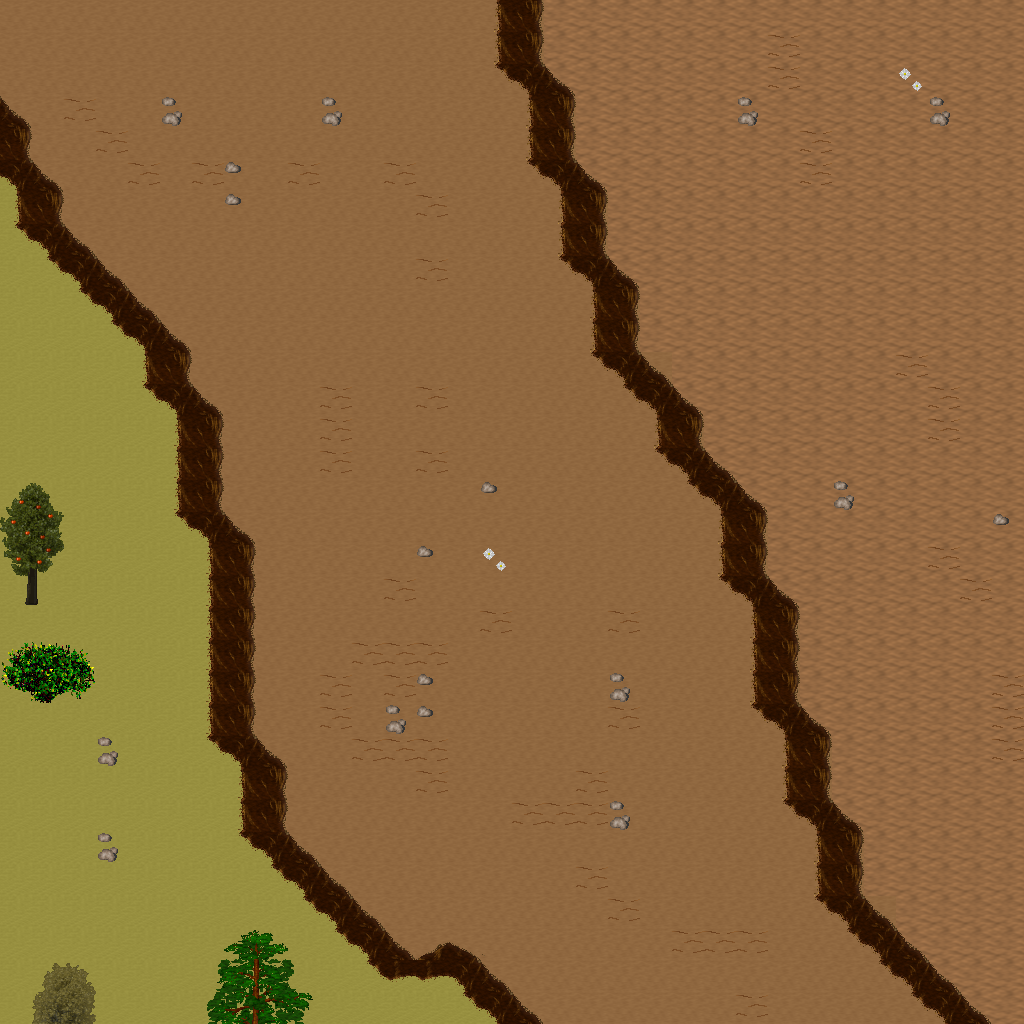

A 2D game scene composited from a Tiled map and its tileset images. What follows is a short description and the map's XML, with each tile layer's data collapsed to a summary:
An orthogonal 32x32 tile map with 32x32 px tiles, 5 tile layers (Ground, Objects, Objects2, Above, ...), 1 hidden layer not drawn, 17 tilesets.

<map version="1.10" tiledversion="1.11.0" orientation="orthogonal" renderorder="right-down" width="32" height="32" tilewidth="32" tileheight="32" infinite="0" nextlayerid="11" nextobjectid="1">
 <tileset firstgid="1" name="ground_ground" tilewidth="32" tileheight="32" tilecount="33" columns="3">
  <image source="../drawable/ground_ground.png" width="96" height="352" />
 </tileset>
 <tileset firstgid="34" name="ground_rock_pebbles" tilewidth="32" tileheight="32" tilecount="3" columns="1">
  <image source="../drawable/ground_rock_pebbles.png" width="32" height="96" />
 </tileset>
 <tileset firstgid="37" name="ground_grass_edges" tilewidth="32" tileheight="32" tilecount="36" columns="12">
  <image source="../drawable/ground_grass_edges.png" width="384" height="96" />
 </tileset>
 <tileset firstgid="73" name="plant_flower_daisy_white" tilewidth="32" tileheight="32" tilecount="8" columns="2">
  <image source="../drawable/plant_flower_daisy_white.png" width="64" height="128" />
 </tileset>
 <tileset firstgid="81" name="ground_ridge_earth_dark" tilewidth="32" tileheight="32" tilecount="96" columns="12">
  <image source="../drawable/ground_ridge_earth_dark.png" width="384" height="256" />
 </tileset>
 <tileset firstgid="177" name="plant_grasses" tilewidth="32" tileheight="32" tilecount="6" columns="3">
  <image source="../drawable/plant_grasses.png" width="96" height="64" />
 </tileset>
 <tileset firstgid="183" name="ground_earth_edges" tilewidth="32" tileheight="32" tilecount="18" columns="6">
  <image source="../drawable/ground_earth_edges.png" width="192" height="96" />
 </tileset>
 <tileset firstgid="201" name="ground_pothole" tilewidth="32" tileheight="32" tilecount="4" columns="4">
  <image source="../drawable/ground_pothole.png" width="128" height="32" />
 </tileset>
 <tileset firstgid="205" name="item_statue_green_stone_3" tilewidth="32" tileheight="32" tilecount="3" columns="1">
  <image source="../drawable/item_statue_green_stone_3.png" width="32" height="96" />
 </tileset>
 <tileset firstgid="208" name="ground_rock_rocks_2" tilewidth="32" tileheight="32" tilecount="4" columns="2">
  <image source="../drawable/ground_rock_rocks_2.png" width="64" height="64" />
 </tileset>
 <tileset firstgid="212" name="logic_creature_animal" tilewidth="32" tileheight="32" tilecount="32" columns="8">
  <image source="../drawable/logic_creature_animal.png" width="256" height="128" />
 </tileset>
 <tileset firstgid="244" name="logic_collision" tilewidth="32" tileheight="32" tilecount="1" columns="1">
  <image source="../drawable/logic_collision.png" width="32" height="32" />
 </tileset>
 <tileset firstgid="245" name="plant_tree_taller_trees" tilewidth="32" tileheight="32" tilecount="32" columns="8">
  <image source="../drawable/plant_tree_taller_trees.png" width="256" height="128" />
 </tileset>
 <tileset firstgid="277" name="plant_tree_spruce" tilewidth="32" tileheight="32" tilecount="6" columns="2">
  <image source="../drawable/plant_tree_spruce.png" width="64" height="96" />
 </tileset>
 <tileset firstgid="283" name="plant_bush_bush_mult_colored" tilewidth="32" tileheight="32" tilecount="6" columns="3">
  <image source="../drawable/plant_bush_bush_mult_colored.png" width="96" height="64" />
 </tileset>
 <tileset firstgid="289" name="plant_tree_pine_tree" tilewidth="32" tileheight="32" tilecount="20" columns="4">
  <image source="../drawable/plant_tree_pine_tree.png" width="128" height="160" />
 </tileset>
 <tileset firstgid="309" name="plant_tree_pine_tree_1" tilewidth="32" tileheight="32" tilecount="20" columns="4">
  <image source="../drawable/plant_tree_pine_tree_1.png" width="128" height="160" />
 </tileset>
 <layer id="1" name="Ground" width="32" height="32">
  <data>[1024 cells, 1024 non-empty, 3 distinct tile ids]</data>
 </layer>
 <layer id="2" name="Objects" width="32" height="32">
  <data>[1024 cells, 225 non-empty, 18 distinct tile ids]</data>
 </layer>
 <layer id="3" name="Objects2" width="32" height="32">
  <data>[1024 cells, 0 non-empty, 0 distinct tile ids]</data>
 </layer>
 <layer id="4" name="Above" width="32" height="32">
  <data>[1024 cells, 23 non-empty, 23 distinct tile ids]</data>
 </layer>
 <layer id="5" name="Above2" width="32" height="32">
  <data>[1024 cells, 0 non-empty, 0 distinct tile ids]</data>
 </layer>
 <layer id="6" name="Walkable" width="32" height="32" visible="0">
  <data>[1024 cells, 129 non-empty, 1 distinct tile ids]</data>
 </layer>
 <objectgroup id="7" name="Mapevents" />
 <objectgroup id="8" name="Spawn" />
 <objectgroup id="9" name="Keys" />
 <objectgroup id="10" name="Replace" />
</map>
